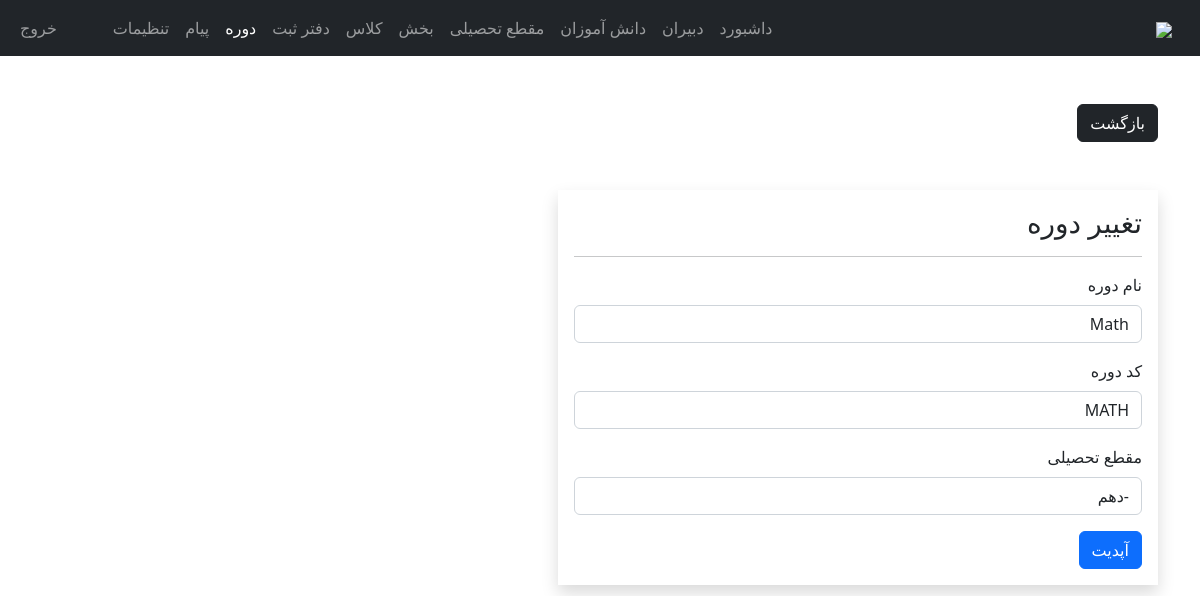
/admin/course-edit.php?course_id=1 (signed in), run on the app's committed database.
### tables this page shows
CREATE TABLE `subjects` (
  `subject_id` int(11) NOT NULL,
  `subject` varchar(31) NOT NULL,
  `subject_code` varchar(31) NOT NULL,
  `grade` int(11) NOT NULL
);

### admin/data/subject.php (called while the page is built, shortened)
<?php
function getSubjectById($subject_id, $conn){
   $sql = "SELECT * FROM subjects
           WHERE subject_id=?";
   $stmt = $conn->prepare($sql);
   $stmt->execute([$subject_id]);
   if ($stmt->rowCount() == 1) {
     $subject = $stmt->fetch();
     return $subject;
   }else {
   	return 0;
   }
}
 ?>

### admin/data/grade.php (called while the page is built, shortened)
<?php
function getAllGrades($conn){
   $sql = "SELECT * FROM grades";
   $stmt = $conn->prepare($sql);
   $stmt->execute();
   if ($stmt->rowCount() >= 1) {
     $grades = $stmt->fetchAll();
     return $grades;
   }else {
    return 0;
   }
}

### admin/course-edit.php (the view, shortened to what this page needs)
<?php
if (
  isset($_SESSION['admin_id']) &&
  isset($_SESSION['role'])     &&
  isset($_GET['course_id'])
) {
  if ($_SESSION['role'] == 'Admin') {
    include "../DB_connection.php";
    include "data/subject.php";
    include "data/grade.php";
    $course_id = $_GET['course_id'];
    $course = getSubjectById($course_id, $conn);
    $grades = getAllGrades($conn);
?>
    <!DOCTYPE html>
    <html lang="fa" dir="rtl">
    <head>
      <link rel="stylesheet" href="https://cdn.jsdelivr.net/npm/bootstrap@5.2.0/dist/css/bootstrap.min.css">
      <link rel="stylesheet" href="../css/style.css">
      <link rel="stylesheet" href="https://cdnjs.cloudflare.com/ajax/libs/font-awesome/4.7.0/css/font-awesome.min.css">
    </head>
    <body>
      <?php
      include "inc/navbar.php";
      ?>
      <div class="container mt-5">
        <a href="course.php" class="btn btn-dark">بازگشت</a>
        <form method="post" class="shadow p-3 mt-5 form-w" action="req/course-edit.php">
          <h3>تغییر دوره </h3>
          <hr>
          <div class="mb-3">
            <label class="form-label">نام دوره </label>
            <input type="text" class="form-control" value="<?= $course['subject'] ?>" name="course_name">
          </div>
          <div class="mb-3">
            <label class="form-label">کد دوره </label>
            <input type="text" class="form-control" value="<?= $course['subject_code'] ?>" name="course_code">
          </div>
          <div class="mb-3">
            <label class="form-label">مقطع تحصیلی </label>
            <select name="grade" class="form-control">
              <?php foreach ($grades as $grade) {
                $selected = 0;
                if ($grade['grade_id'] == $course['grade']) {
                  $selected = 1;
                }
              ?>
                <option value="<?= $grade['grade_id'] ?>" <?php if ($selected) echo "selected"; ?>>
                  <?= $grade['grade_code'] . '-' . $grade['grade'] ?>
                </option>
              <?php } ?>
            </select>
          </div>
          <button type="submit" class="btn btn-primary">
            آپدیت </button>
        </form>
    </body>
    </html>
<?php
  } else {
    header("Location: course.php");
    exit;
  }
} else {
  header("Location: course.php");
  exit;
}
?>

### css/style.css (style rules this page uses)
.form-w { max-width: 600px; width: 100%; }

### data on the page
subjects: course_name "Math", course_code "MATH", grade "-دهم"
